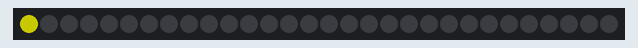
Bench run of a sketch on a simulated Arduino Uno, built with avr-gcc and run on an emulated ATmega328P. Parts: 30 RGB LEDs in strip order, left to right. Dim RGB values are drawn brighter than linear; colours are those a GRB WS2812 strip shows for the declared byte order.

Above: at 0.05 s.
At 0.76 s:
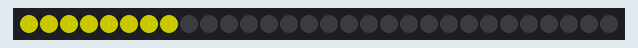
At 1.47 s:
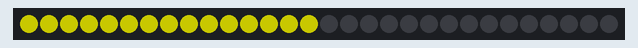
At 2.99 s:
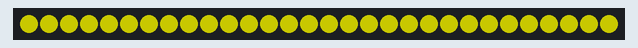
At 3.7 s:
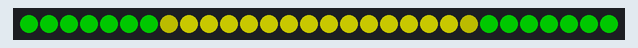
At 4.5 s:
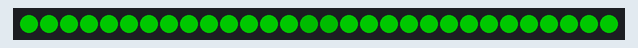

The sketch:

program_11.ino
```cpp
#include <FastLED.h>
// how many number of LEDs in your strip?
#define NUM_LEDS 30

#define DATA_PIN 3
#define CLOCK_PIN 12
#define BRIGHTNESS 100
#define COLOR_ORDER RGB

// Define the array of leds
CRGB leds[NUM_LEDS];
void setup() {
  // FastLED.addLeds<WS2812B, DATA_PIN, COLOR_ORDER>(leds,
  // NUM_LEDS).setCorrection(TypicalLEDStrip);
  FastLED.addLeds<WS2812B, DATA_PIN, RGB>(leds, NUM_LEDS);
  FastLED.setBrightness(BRIGHTNESS);
}
void loop() {
  // clear the LEDs
  for (int i = 0; i < NUM_LEDS; i++) {
    leds[i] = CRGB::Black;
  }

  // object falls from the top
  for (int i = 0; i < NUM_LEDS; i++) {
    leds[i] = CRGB::Yellow; // object is yellow
    FastLED.show();         // update the LEDs
    delay(100);             // delay for 100 milliseconds
  }

  // explosion
  for (int i = 0; i < NUM_LEDS / 2; i++) {
    // mushroom shape
    leds[i] = CRGB::Red;
    leds[NUM_LEDS - 1 - i] = CRGB::Red;
    // fade out
    leds[i + 1].fadeToBlackBy(64);
    leds[NUM_LEDS - 2 - i].fadeToBlackBy(64);
    FastLED.show(); // update the LEDs
    delay(100);     // delay for 100 milliseconds
  }

  delay(1000); // delay for 1 second before repeating
}
/*
This program will represent an explosion by first showing an object falling from
the top of the LED strip, then showing an explosion in the form of a mushroom
shape that fades out. This will repeat indefinitely, with a 1 second delay
between each repetition.
*/
```

Measured:
- by itself, everything shown: repeats every 5.6 s, in 45 steps
- what the display in image 5 shows lasts 1.1 s, from 4.5 s to 5.6 s
